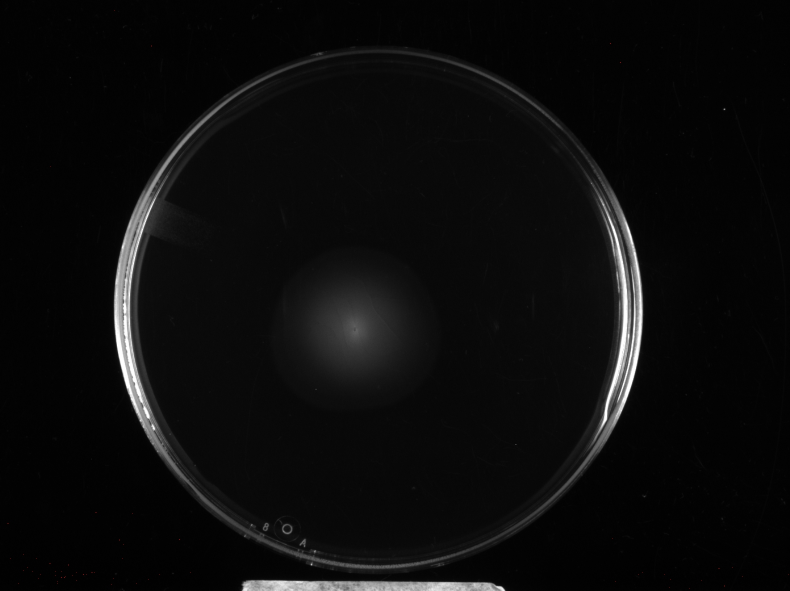
#> input picture images/7.30.25 WT-tolC in DIP/Swimming_7-30-25_WT_0.1uMDIP_#1.jpg, 1580 x 1181 px (shown at 1/2 size)
$ python -i count_colonies.py   (imports and definitions only)
#> lines starting #> are read from the running program, lines starting #| are printed output that depends on the picture; after the words box and inside, x2 and y2 are one past the last pixel; in counts of white or black regions, pixels touching at a corner belong together
#> in process_image, original_image is the input picture: shape (1181, 1580, 3); mean B, G, R 11.9, 11.9, 11.9
import cv2
import numpy as np
import os
import csv
import math

# --- You can adjust these parameters ---

# BINARY_THRESHOLD: How bright a pixel must be to be considered "growth".
# Lowered to be more sensitive to fainter colonies.
# Recommended range: 25-40
BINARY_THRESHOLD = 30

# EROSION_ITERATIONS: How much to "shrink" colonies to separate them.
# Recommended range: 1-2
EROSION_ITERATIONS = 1

# MIN_SOLIDITY: Filters out non-compact shapes/artifacts.
# Recommended range: 0.85-0.95
MIN_SOLIDITY = 0.9

# MIN_COLONY_AREA: Filters out noise. Lowered slightly as a safeguard.
# Recommended range: 15-30
MIN_COLONY_AREA = 15

# MAX_COLONY_AREA: Filters out large artifacts.
# Recommended range: 3000-6000
MAX_COLONY_AREA = 4000
TOO_MANY_TO_COUNT_LIMIT = 300
COLONY_SIZE_PRESETS = {
    "Small": (2, 900),
    "Medium": (4, 4000),
    "Large": (20, 12000),
    "Mixed": (2, 12000),
}

# ------------------------------------

# [5 lines left out: function create_output_directory, not called in this run]


def normalize_to_uint8(image, mask=None):
    values = image[mask > 0] if mask is not None else image.reshape(-1)
    if values.size == 0:
        values = image.reshape(-1)
    low, high = np.percentile(values, (1, 99))
    if high <= low:
        high = low + 1
    scaled = (image.astype(np.float32) - low) * 255.0 / (high - low)
    return np.clip(scaled, 0, 255).astype(np.uint8)


# [5 lines left out: function label_debug_image, not called in this run]


def detect_plate(gray_image):
    height, width = gray_image.shape[:2]
    min_dim = min(height, width)
    scale = min(1.0, 1100.0 / max(height, width))
    small = cv2.resize(gray_image, None, fx=scale, fy=scale, interpolation=cv2.INTER_AREA) if scale < 1 else gray_image
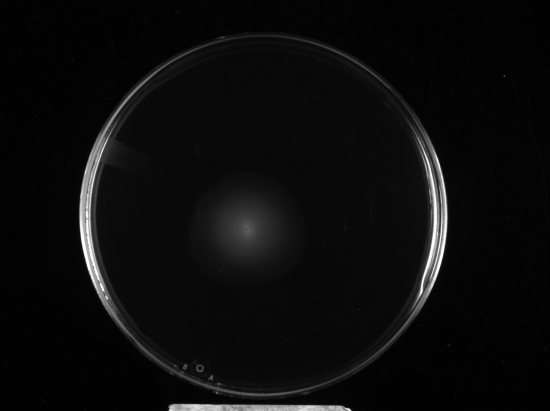
#> small: shape (822, 1100) (shown at 1/2 size); min 0, max 255, mean 11.9
    small_height, small_width = small.shape[:2]
    small_min_dim = min(small_height, small_width)
    blurred = cv2.GaussianBlur(small, (15, 15), 0)

    candidates = []
    for param2 in (42, 34, 26, 20):
        circles = cv2.HoughCircles(
            blurred,
            cv2.HOUGH_GRADIENT,
            dp=1.2,
            minDist=int(small_min_dim * 0.55),
            param1=70,
            param2=param2,
            minRadius=int(small_min_dim * 0.22),
            maxRadius=int(small_min_dim * 0.52),
        )
        if circles is not None:
            candidates.extend(np.round(circles[0]).astype("int"))
            break
#> this loop made 1 pass
#> circles on pass 1: [[527.4, 430.2, 356.3]]
#> after the loop, candidates = [[527, 430, 356]]

    if candidates:
        center_x, center_y = small_width / 2, small_height / 2

        def score(circle):
            x, y, radius = circle
#> x = 527; y = 430; radius = 356
            edge_ok = (
                x - radius > -radius * 0.04
                and y - radius > -radius * 0.04
                and x + radius < small_width + radius * 0.04
                and y + radius < small_height + radius * 0.04
            )
#> edge_ok = True
            center_distance = np.sqrt((x - center_x) ** 2 + (y - center_y) ** 2)
#> center_distance = 29.83
            edge_penalty = 0 if edge_ok else small_min_dim
#> edge_penalty = 0
            return radius - (0.18 * center_distance) - edge_penalty

        best = max(candidates, key=score)
#> best = [527, 430, 356]
        x, y, radius = best
#> x = 527; y = 430; radius = 356
        return int(round(x / scale)), int(round(y / scale)), int(round(radius / scale))

    threshold_value = max(10, int(np.percentile(gray_image, 65)))
    _, foreground = cv2.threshold(gray_image, threshold_value, 255, cv2.THRESH_BINARY)
    close_size = max(15, int(min_dim * 0.04))
    kernel = cv2.getStructuringElement(cv2.MORPH_ELLIPSE, (close_size, close_size))
    foreground = cv2.morphologyEx(foreground, cv2.MORPH_CLOSE, kernel)
    contours, _ = cv2.findContours(foreground, cv2.RETR_EXTERNAL, cv2.CHAIN_APPROX_SIMPLE)
    if not contours:
        return None
    contour = max(contours, key=cv2.contourArea)
    (x, y), radius = cv2.minEnclosingCircle(contour)
    return int(x), int(y), int(radius)


def robust_center_scale(values):
    if values.size == 0:
        return 0.0, 1.0
    median = float(np.median(values))
    mad = float(np.median(np.abs(values - median)))
    return median, max(1.0, 1.4826 * mad)


def background_correct(channel, plate_r):
    channel_float = channel.astype(np.float32)
    background_sigma = max(25, plate_r / 6)
    background = cv2.GaussianBlur(channel_float, (0, 0), background_sigma)
    return channel_float - background


def build_colony_signal(original_image, gray_image, inner_mask, plate_r):
    lab = cv2.cvtColor(original_image, cv2.COLOR_BGR2LAB)
    hsv = cv2.cvtColor(original_image, cv2.COLOR_BGR2HSV)
    channels = {
        "Gray": gray_image,
        "Blue": original_image[:, :, 0],
        "Green": original_image[:, :, 1],
        "Red": original_image[:, :, 2],
        "Lab-L": lab[:, :, 0],
        "Lab-a": lab[:, :, 1],
        "Lab-b": lab[:, :, 2],
        "HSV-S": hsv[:, :, 1],
        "HSV-V": hsv[:, :, 2],
    }

    candidates = []
    for name, channel in channels.items():
        corrected = background_correct(channel, plate_r)
        for polarity_name, signed in (("bright", corrected), ("dark", -corrected)):
            values = signed[inner_mask > 0]
            center, scale = robust_center_scale(values)
            z_signal = (signed - center) / scale
            tail_score = float(np.percentile(z_signal[inner_mask > 0], 99.5)) if values.size else 0.0
            candidates.append((tail_score, f"{name}-{polarity_name}", z_signal.astype(np.float32), signed))

    candidates.sort(key=lambda item: item[0], reverse=True)
    best = candidates[:3]
    signal_z = np.maximum.reduce([item[2] for item in best])
    display_signal = best[0][3]
    selected = ", ".join(item[1] for item in best)
    return signal_z, display_signal, selected


def component_shape_features(component_mask, signal_z, original_image, plate_x, plate_y, plate_r):
    component_u8 = component_mask.astype(np.uint8)
    area = float(np.count_nonzero(component_u8))
    contours, _ = cv2.findContours(component_u8, cv2.RETR_EXTERNAL, cv2.CHAIN_APPROX_SIMPLE)
    contour = max(contours, key=cv2.contourArea) if contours else None
    contour_area = float(cv2.contourArea(contour)) if contour is not None else area
    perimeter = float(cv2.arcLength(contour, True)) if contour is not None else 0.0
    hull_area = 0.0
    if contour is not None and len(contour) >= 3:
        hull = cv2.convexHull(contour)
        hull_area = float(cv2.contourArea(hull))
    x, y, w, h = cv2.boundingRect(component_u8)
    aspect_ratio = float(max(w, h) / max(1, min(w, h)))
    extent = float(area / max(1, w * h))
    circularity = float((4 * math.pi * contour_area) / (perimeter * perimeter)) if perimeter > 0 else 0.0
    solidity = float(contour_area / hull_area) if hull_area > 0 else 0.0
    moments = cv2.moments(component_u8)
    if moments["m00"]:
        cx = float(moments["m10"] / moments["m00"])
        cy = float(moments["m01"] / moments["m00"])
    else:
        ys, xs = np.where(component_u8 > 0)
        cx = float(np.mean(xs)) if xs.size else 0.0
        cy = float(np.mean(ys)) if ys.size else 0.0
    radius = float(math.sqrt(area / math.pi)) if area > 0 else 0.0
    distance_from_center = float(math.sqrt((cx - plate_x) ** 2 + (cy - plate_y) ** 2))
    distance_from_plate_edge = float((plate_r * 0.94) - distance_from_center - radius)
    values = signal_z[component_u8 > 0]
    mean_signal = float(np.mean(values)) if values.size else 0.0
    mean_bgr = original_image[component_u8 > 0].mean(axis=0) if area > 0 else np.array([0.0, 0.0, 0.0])

    return {
        "area": area,
        "perimeter": perimeter,
        "circularity": circularity,
        "solidity": solidity,
        "aspect_ratio": aspect_ratio,
        "extent": extent,
        "x": cx,
        "y": cy,
        "radius": radius,
        "mean_signal": mean_signal,
        "mean_color_B": float(mean_bgr[0]),
        "mean_color_G": float(mean_bgr[1]),
        "mean_color_R": float(mean_bgr[2]),
        "distance_from_plate_edge": distance_from_plate_edge,
        "bbox": (x, y, w, h),
    }


def is_plausible_threshold_component(features, min_area, max_area):
    if features["area"] < max(1.0, min_area * 0.45):
        return False
    if features["area"] > max_area * 14:
        return False
    if features["distance_from_plate_edge"] < -2:
        return False
    if features["aspect_ratio"] > 7.5:
        return False
    if features["circularity"] < 0.08 and features["area"] < max_area * 2.0:
        return False
    if features["solidity"] < 0.22 and features["area"] < max_area * 2.0:
        return False
    return True


def is_plausible_final_colony(features, min_area, max_area):
    if features["area"] < min_area:
        return False
    if features["distance_from_plate_edge"] < -1:
        return False
    if features["aspect_ratio"] > 5.5:
        return False
    if features["area"] <= max_area and features["circularity"] < 0.12:
        return False
    if features["area"] <= max_area and features["solidity"] < 0.35:
        return False
    return True


def build_multithreshold_score_map(signal_z, inner_mask, original_image, plate_x, plate_y, plate_r, min_area, max_area, sensitivity):
    sensitivity_value = min(100.0, max(0.0, float(sensitivity)))
    center_threshold = 4.9 - (sensitivity_value / 100.0) * 3.8
    low_threshold = max(0.65, center_threshold - 0.95)
    high_threshold = max(low_threshold + 0.25, center_threshold + 1.55)
    threshold_values = np.linspace(low_threshold, high_threshold, 13)
    score_map = np.zeros(signal_z.shape, dtype=np.float32)
    accepted_components = 0
    open_kernel = cv2.getStructuringElement(cv2.MORPH_ELLIPSE, (3, 3))

    for threshold_value in threshold_values:
        candidate_mask = np.zeros(signal_z.shape, dtype=np.uint8)
        candidate_mask[(signal_z > threshold_value) & (inner_mask > 0)] = 255
        if min_area > 3:
            candidate_mask = cv2.morphologyEx(candidate_mask, cv2.MORPH_OPEN, open_kernel)
        component_count, labels, stats, _ = cv2.connectedComponentsWithStats(candidate_mask, 8)
        for label in range(1, component_count):
            area = float(stats[label, cv2.CC_STAT_AREA])
            if area < max(1.0, min_area * 0.45) or area > max_area * 14:
                continue
            component_mask = labels == label
            features = component_shape_features(component_mask, signal_z, original_image, plate_x, plate_y, plate_r)
            if is_plausible_threshold_component(features, min_area, max_area):
                score_map[component_mask] += 1.0
                accepted_components += 1

    score_map /= float(len(threshold_values))
    score_threshold = 0.48 - (sensitivity_value / 100.0) * 0.23
    score_threshold = min(0.55, max(0.18, score_threshold))
    colony_mask = np.zeros(signal_z.shape, dtype=np.uint8)
    colony_mask[(score_map >= score_threshold) & (inner_mask > 0)] = 255
    close_size = 3
    close_kernel = cv2.getStructuringElement(cv2.MORPH_ELLIPSE, (close_size, close_size))
    colony_mask = cv2.morphologyEx(colony_mask, cv2.MORPH_CLOSE, close_kernel)
    return colony_mask, score_map, threshold_values, score_threshold, accepted_components


def find_component_peaks(component_mask, distance, min_area):
    estimated_radius = max(1.0, math.sqrt(max(1.0, min_area) / math.pi))
    kernel_size = int(max(3, min(13, round(estimated_radius * 2 + 1))))
    if kernel_size % 2 == 0:
        kernel_size += 1
    peak_kernel = cv2.getStructuringElement(cv2.MORPH_ELLIPSE, (kernel_size, kernel_size))
    min_peak = max(1.15, estimated_radius * 0.45)
    local_max = (distance == cv2.dilate(distance, peak_kernel)) & (distance >= min_peak) & component_mask
    peak_count, peak_labels, peak_stats, peak_centroids = cv2.connectedComponentsWithStats(local_max.astype(np.uint8), 8)
    peaks = []
    for label in range(1, peak_count):
        if peak_stats[label, cv2.CC_STAT_AREA] < 1:
            continue
        x, y = peak_centroids[label]
        peaks.append((int(round(x)), int(round(y))))
    return peaks, local_max


def split_component_with_watershed(component_mask, distance, signal_z, peaks):
    if len(peaks) < 2:
        return []
    ys, xs = np.where(component_mask)
    if not xs.size:
        return []
    pad = 3
    x0 = max(0, int(xs.min()) - pad)
    x1 = min(component_mask.shape[1], int(xs.max()) + pad + 1)
    y0 = max(0, int(ys.min()) - pad)
    y1 = min(component_mask.shape[0], int(ys.max()) + pad + 1)
    roi_mask = component_mask[y0:y1, x0:x1].astype(np.uint8)
    markers = np.zeros(roi_mask.shape, dtype=np.int32)
    for marker_id, (x, y) in enumerate(peaks, start=2):
        if x0 <= x < x1 and y0 <= y < y1:
            cv2.circle(markers, (x - x0, y - y0), 1, marker_id, -1)
    markers[roi_mask == 0] = 0
    if markers.max() < 3:
        return []
    roi_signal = normalize_to_uint8(signal_z[y0:y1, x0:x1], roi_mask)
    watershed_input = cv2.cvtColor(roi_signal, cv2.COLOR_GRAY2BGR)
    markers = cv2.watershed(watershed_input, markers)
    segments = []
    for marker_id in range(2, int(markers.max()) + 1):
        segment_roi = (markers == marker_id) & (roi_mask > 0)
        if np.count_nonzero(segment_roi) == 0:
            continue
        segment_mask = np.zeros(component_mask.shape, dtype=bool)
        segment_mask[y0:y1, x0:x1] = segment_roi
        segments.append(segment_mask)
    return segments


def colony_debug_record(filename, colony_id, features, component_was_split, confidence_score, artifact_score):
    return {
        "image": filename,
        "colony_id": colony_id,
        "x": round(features["x"], 2),
        "y": round(features["y"], 2),
        "radius": round(features["radius"], 2),
        "area": round(features["area"], 2),
        "perimeter": round(features["perimeter"], 2),
        "circularity": round(features["circularity"], 3),
        "solidity": round(features["solidity"], 3),
        "aspect_ratio": round(features["aspect_ratio"], 3),
        "mean_intensity": round(features["mean_signal"], 3),
        "mean_color_B": round(features["mean_color_B"], 2),
        "mean_color_G": round(features["mean_color_G"], 2),
        "mean_color_R": round(features["mean_color_R"], 2),
        "distance_from_plate_edge": round(features["distance_from_plate_edge"], 2),
        "component_was_split": bool(component_was_split),
        "artifact_score": round(artifact_score, 3),
        "confidence_score": round(confidence_score, 3),
    }


# [25 lines left out: function write_colonies_debug_csv, not called in this run]

def process_image(
    image_path,
    output_dir,
    binary_threshold=BINARY_THRESHOLD,
    erosion_iterations=0,
    min_solidity=MIN_SOLIDITY,
    min_colony_area=MIN_COLONY_AREA,
    max_colony_area=MAX_COLONY_AREA,
    sensitivity=50,
    colony_size="Medium",
    split_touching=True,
    output_filename=None,
    return_details=False,
    save_diagnostics=False,
    diagnostic_dir=None,
):
    """
    Processes a single image to detect colonies, using tuned parameters
    for maximum accuracy on varied colony types.
    """
    filename = os.path.basename(image_path)
    print(f"\nProcessing {filename}...")

    original_image = cv2.imread(image_path)
    if original_image is None:
        print(f"Error: Could not read image at {image_path}")
        if return_details:
            return None
        return filename, 0

    output_image = original_image.copy()
    gray_image = cv2.cvtColor(original_image, cv2.COLOR_BGR2GRAY)

    # Step 1: Detect the agar plate
    plate = detect_plate(gray_image)
#> plate = (757, 618, 511)
    if plate is None:
        print(f"  - No agar plate detected in {filename}.")
        # ... (error handling code remains the same)
        if return_details:
            return None
        return filename, 0

    # Step 2: Store plate parameters and create a mask
    plate_x, plate_y, plate_r = plate
#> plate_x = 757; plate_y = 618; plate_r = 511
    cv2.circle(output_image, (plate_x, plate_y), plate_r, (255, 0, 0), 3)
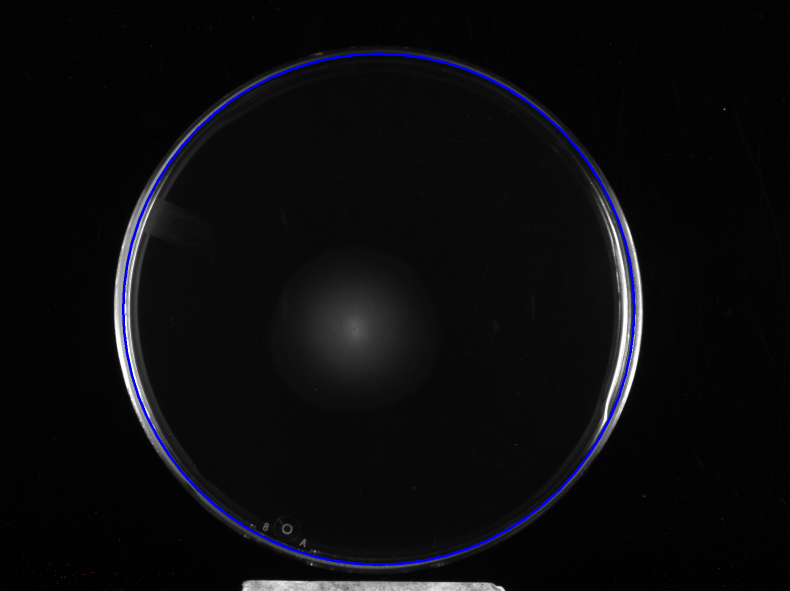
#> output_image: shape (1181, 1580, 3) (shown at 1/2 size); 0.86% of pixels changed, all inside (x1, y1, x2, y2) = (244, 105, 1271, 1132)

    inner_mask = np.zeros_like(gray_image, dtype=np.uint8)
#> inner_mask: shape (1181, 1580); every value is 0
    cv2.circle(inner_mask, (plate_x, plate_y), int(plate_r * 0.92), 255, -1)
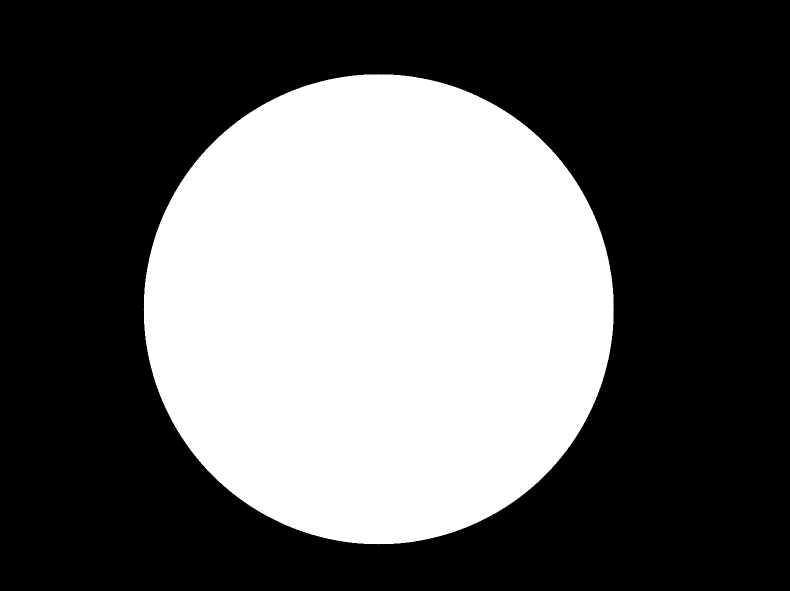
#> inner_mask: shape (1181, 1580) (shown at 1/2 size); 37.2% white; 1 white region, box (x1, y1, x2, y2) and area: (287, 148, 1228, 1089) 693913

    size_min, size_max = COLONY_SIZE_PRESETS.get(str(colony_size), COLONY_SIZE_PRESETS["Medium"])
    min_colony_area = float(size_min)
    max_colony_area = float(size_max)

    # Step 3: Build a colony-enhanced signal from multiple color channels.
    signal_z, display_signal, selected_signal = build_colony_signal(original_image, gray_image, inner_mask, plate_r)
#> the loop in build_colony_signal, `for name, channel in channels.items():` made 9 passes
#> name on passes 1, 2, 3, 4, 5, 6, 7, 9: 'Gray', 'Blue', 'Green', 'Red', 'Lab-L', 'Lab-a', 'Lab-b', 'HSV-V'
#> pass 1, in background_correct, `background = cv2.GaussianBlur(channel_float, (0, 0), background_sigma)`:
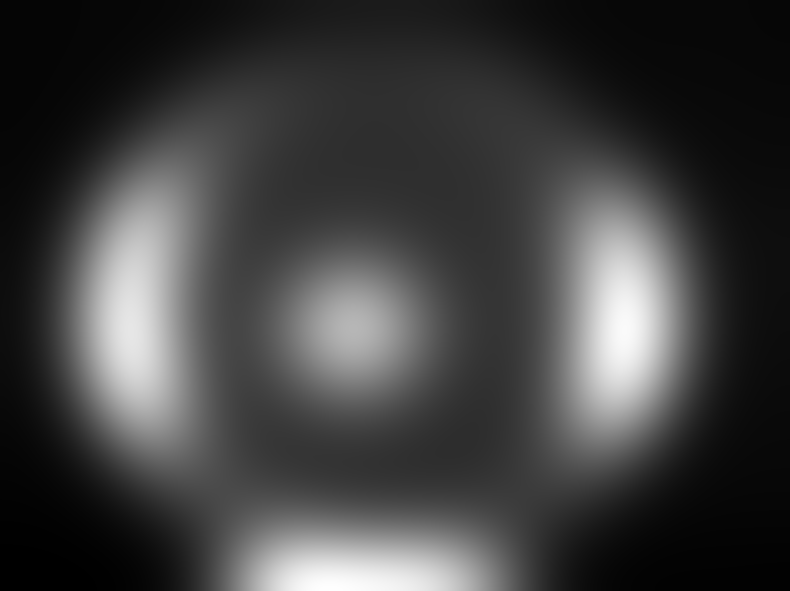
#> background: shape (1181, 1580) float32 (shown at 1/2 size); min 1.54, max 42.53, mean 11.9; drawn with min black and max white
#> pass 1, in build_colony_signal, `corrected = background_correct(channel, plate_r)`:
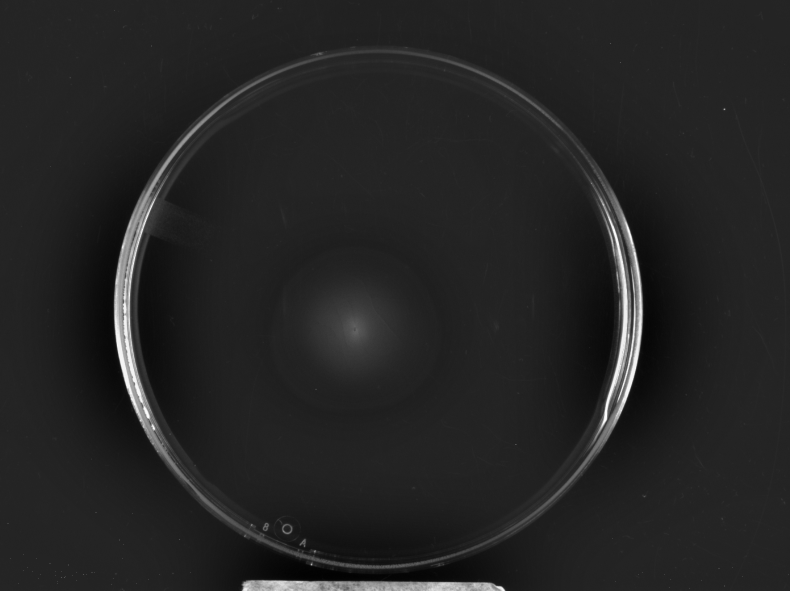
#> corrected: shape (1181, 1580) float32 (shown at 1/2 size); min -38.41, max 228.9, mean 0; drawn with min black and max white
#> after the loop in build_colony_signal, `for name, channel in channels.items():`:
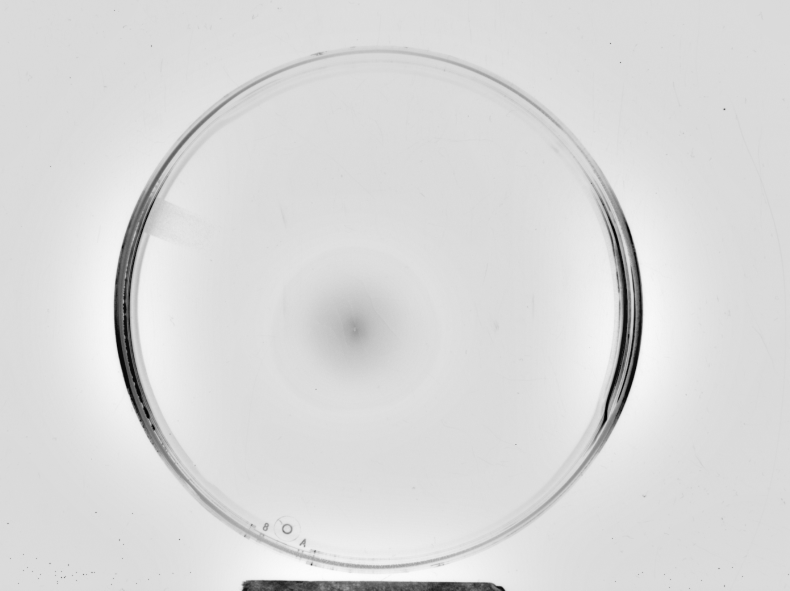
#> z_signal: shape (1181, 1580) float32 (shown at 1/2 size); min -81.31, max 12.56, mean -0.937; drawn with min black and max white
#> after the loop in build_colony_signal, `for name, channel in channels.items():`: candidates = 18 items
#> in build_colony_signal, `best = candidates[:3]`: best = 3 items
#> (the rest of the program and of its run is left out)
